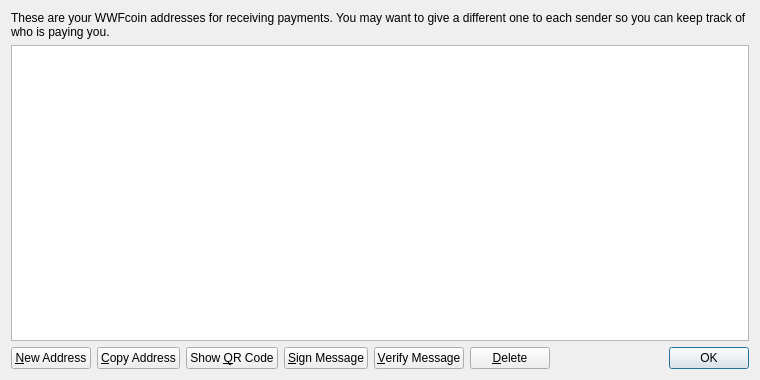
<?xml version="1.0" encoding="UTF-8"?>
<ui version="4.0">
 <class>AddressBookPage</class>
 <widget class="QWidget" name="AddressBookPage">
  <property name="geometry">
   <rect>
    <x>0</x>
    <y>0</y>
    <width>760</width>
    <height>380</height>
   </rect>
  </property>
  <property name="windowTitle">
   <string>Address Book</string>
  </property>
  <layout class="QVBoxLayout" name="verticalLayout">
   <item>
    <widget class="QLabel" name="labelExplanation">
     <property name="text">
      <string>These are your WWFcoin addresses for receiving payments. You may want to give a different one to each sender so you can keep track of who is paying you.</string>
     </property>
     <property name="textFormat">
      <enum>Qt::PlainText</enum>
     </property>
     <property name="wordWrap">
      <bool>true</bool>
     </property>
    </widget>
   </item>
   <item>
    <widget class="QTableView" name="tableView">
     <property name="contextMenuPolicy">
      <enum>Qt::CustomContextMenu</enum>
     </property>
     <property name="toolTip">
      <string>Double-click to edit address or label</string>
     </property>
     <property name="tabKeyNavigation">
      <bool>false</bool>
     </property>
     <property name="alternatingRowColors">
      <bool>true</bool>
     </property>
     <property name="selectionMode">
      <enum>QAbstractItemView::SingleSelection</enum>
     </property>
     <property name="selectionBehavior">
      <enum>QAbstractItemView::SelectRows</enum>
     </property>
     <property name="sortingEnabled">
      <bool>true</bool>
     </property>
     <attribute name="verticalHeaderVisible">
      <bool>false</bool>
     </attribute>
    </widget>
   </item>
   <item>
    <layout class="QHBoxLayout" name="horizontalLayout">
     <item>
      <widget class="QPushButton" name="newAddressButton">
       <property name="toolTip">
        <string>Create a new address</string>
       </property>
       <property name="text">
        <string>&amp;New Address</string>
       </property>
       <property name="icon">
        <iconset resource="../bitcoin.qrc">
         <normaloff>:/icons/add</normaloff>:/icons/add</iconset>
       </property>
      </widget>
     </item>
     <item>
      <widget class="QPushButton" name="copyToClipboard">
       <property name="toolTip">
        <string>Copy the currently selected address to the system clipboard</string>
       </property>
       <property name="text">
        <string>&amp;Copy Address</string>
       </property>
       <property name="icon">
        <iconset resource="../bitcoin.qrc">
         <normaloff>:/icons/editcopy</normaloff>:/icons/editcopy</iconset>
       </property>
      </widget>
     </item>
     <item>
      <widget class="QPushButton" name="showQRCode">
       <property name="text">
        <string>Show &amp;QR Code</string>
       </property>
       <property name="icon">
        <iconset resource="../bitcoin.qrc">
         <normaloff>:/icons/qrcode</normaloff>:/icons/qrcode</iconset>
       </property>
      </widget>
     </item>
     <item>
      <widget class="QPushButton" name="signMessage">
       <property name="toolTip">
        <string>Sign a message to prove you own a Bitcoin address</string>
       </property>
       <property name="text">
        <string>&amp;Sign Message</string>
       </property>
       <property name="icon">
        <iconset resource="../bitcoin.qrc">
         <normaloff>:/icons/edit</normaloff>:/icons/edit</iconset>
       </property>
      </widget>
     </item>
     <item>
      <widget class="QPushButton" name="verifyMessage">
       <property name="toolTip">
        <string>Verify a message to ensure it was signed with a specified Bitcoin address</string>
       </property>
       <property name="text">
        <string>&amp;Verify Message</string>
       </property>
       <property name="icon">
        <iconset resource="../bitcoin.qrc">
         <normaloff>:/icons/transaction_0</normaloff>:/icons/transaction_0</iconset>
       </property>
      </widget>
     </item>
     <item>
      <widget class="QPushButton" name="deleteButton">
       <property name="toolTip">
        <string>Delete the currently selected address from the list. Only sending addresses can be deleted.</string>
       </property>
       <property name="text">
        <string>&amp;Delete</string>
       </property>
       <property name="icon">
        <iconset resource="../bitcoin.qrc">
         <normaloff>:/icons/remove</normaloff>:/icons/remove</iconset>
       </property>
      </widget>
     </item>
     <item>
      <spacer name="horizontalSpacer">
       <property name="orientation">
        <enum>Qt::Horizontal</enum>
       </property>
       <property name="sizeHint" stdset="0">
        <size>
         <width>40</width>
         <height>20</height>
        </size>
       </property>
      </spacer>
     </item>
     <item>
      <widget class="QDialogButtonBox" name="buttonBox">
       <property name="sizePolicy">
        <sizepolicy hsizetype="Maximum" vsizetype="Fixed">
         <horstretch>0</horstretch>
         <verstretch>0</verstretch>
        </sizepolicy>
       </property>
       <property name="standardButtons">
        <set>QDialogButtonBox::Ok</set>
       </property>
      </widget>
     </item>
    </layout>
   </item>
  </layout>
 </widget>
 <resources>
  <include location="../bitcoin.qrc"/>
 </resources>
 <connections/>
</ui>
